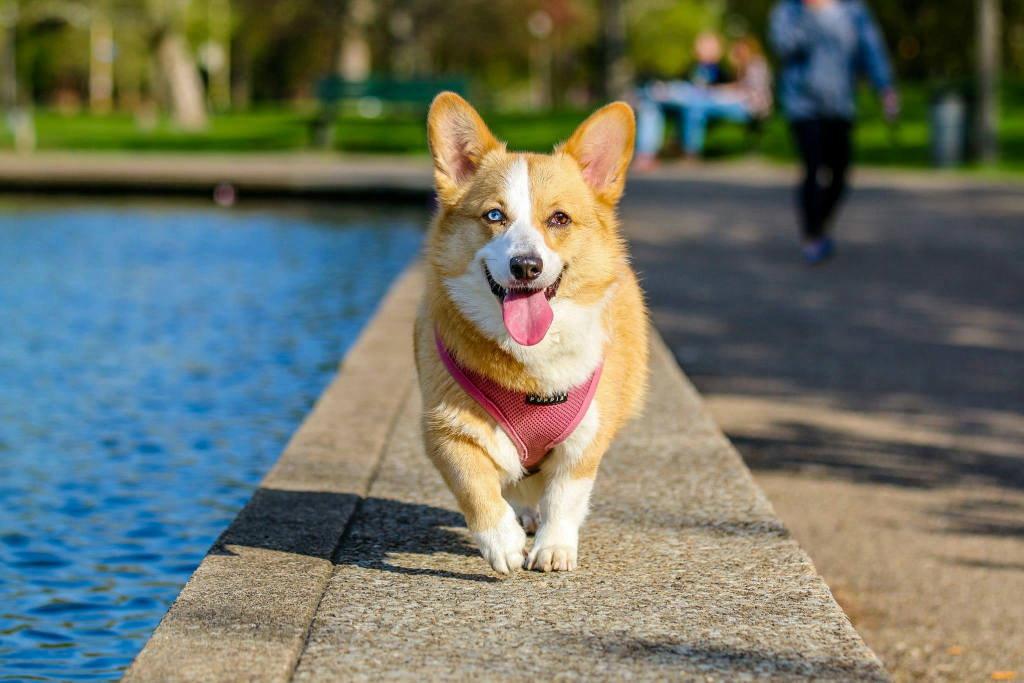
//> input picture Images/dog.jpg, 2048 x 1365 px (shown at 1/2 size)
$ ./resize   (built with g++ and OpenCV 4)
//> lines starting //> are read from the running program, lines starting //| are printed output that depends on the picture
#include <opencv2/imgcodecs.hpp>
#include <opencv2/highgui.hpp>
#include <opencv2/imgproc.hpp>
#include <iostream>

using namespace cv;
using namespace std;

//////////Resize and Crop ////////////
 int main(){
    string img_path = "Images/dog.jpg";
    Mat image = imread(img_path);
//> image is the input picture: 1365 rows x 2048 cols, CV_8UC3; mean B, G, R 102.3, 115, 109.1

    Mat imageResize, imageCrop;

    cout << image.size() << endl;
//| [2048 x 1365]
    resize(image, imageResize, Size(640,480));
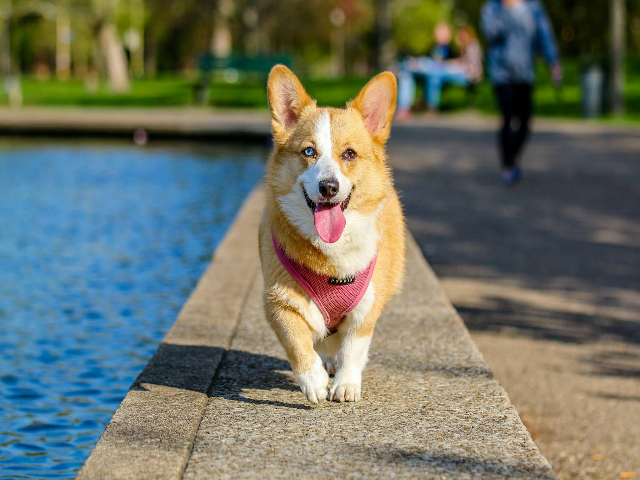
//> imageResize: 480 rows x 640 cols, CV_8UC3; mean B, G, R 102.2, 114.9, 109

    Rect roi(650,300,700,900);
    imageCrop = image(roi);
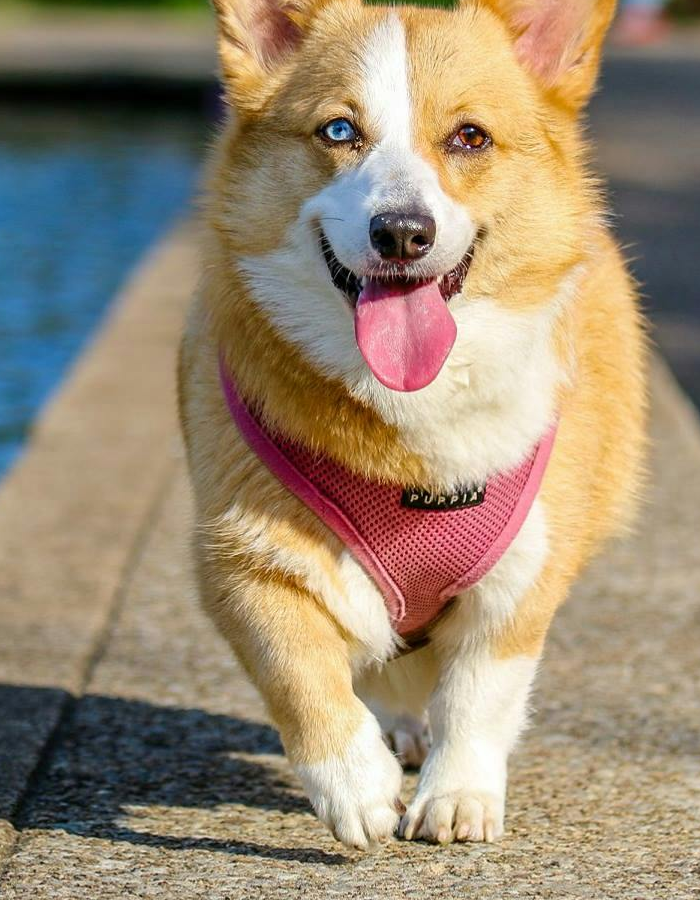
//> imageCrop: 900 rows x 700 cols, CV_8UC3; mean B, G, R 116, 139.4, 156.6

    imshow("resize_image", imageResize);
    imshow("Crop Image", imageCrop);
    waitKey(0);


 }
